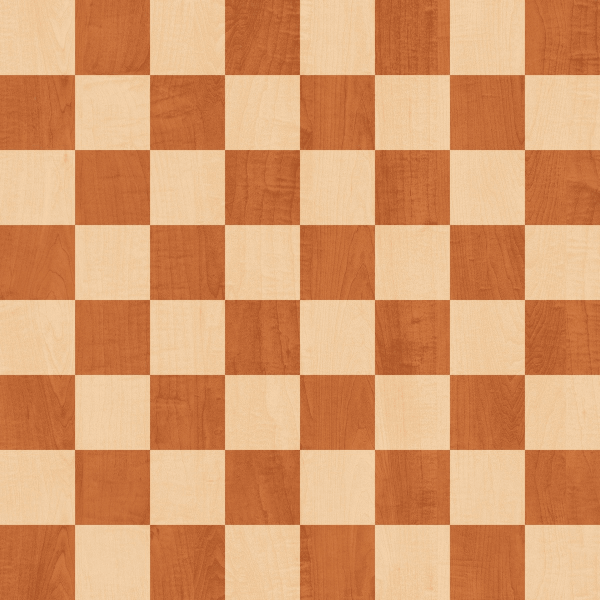
#> input picture assets/boards/bases.png, 1200 x 1200 px (shown at 1/2 size)
$ python -i augmentations.py   (imports and definitions only)
#> lines starting #> are read from the running program, lines starting #| are printed output that depends on the picture
import cv2
import numpy as np
import random
from PIL import Image, ImageDraw, ImageFont

# [90 lines left out: function draw_coordinates, not called in this run]

def cv2_to_pil(img):
    return Image.fromarray(cv2.cvtColor(img, cv2.COLOR_BGR2RGB))

def pil_to_cv2(img):
    return cv2.cvtColor(np.array(img), cv2.COLOR_RGB2BGR)

# [292 lines left out: functions add_perspective, _is_knight_move, _draw_straight_arrow, _draw_l_shaped_arrow, draw_arrow, add_cursor, not called in this run]

def place_on_background(img_pil, background_image=None):
    """
    Place the board on a larger background, potentially scaling it down.
    Mimics seeing the board in a full browser window or desktop.
    background_image: Optional PIL Image to use as background.
    """
    board_img = np.array(img_pil)
    h, w = board_img.shape[:2]
#> h = 1200; w = 1200

    # Random scaling
    scale = random.uniform(0.5, 1.0)
    new_w = int(w * scale)
#> new_w = 1106
    new_h = int(h * scale)
#> new_h = 1106

    if scale < 1.0:
        board_img = cv2.resize(board_img, (new_w, new_h), interpolation=cv2.INTER_AREA)

    # Target size (same as input to preserve dimensions)
    bg_h, bg_w = h, w
#> bg_h = 1200; bg_w = 1200

    # Create background
    if background_image:
        # Use provided natural image
        bg_pil = background_image
        # If background is too small, resize it
        if bg_pil.width < bg_w or bg_pil.height < bg_h:
             bg_pil = bg_pil.resize((max(bg_w, bg_pil.width), max(bg_h, bg_pil.height)))

        # Random crop from background
        max_crop_x = bg_pil.width - bg_w
        max_crop_y = bg_pil.height - bg_h

        crop_x = random.randint(0, max(0, max_crop_x))
        crop_y = random.randint(0, max(0, max_crop_y))

        bg_crop = bg_pil.crop((crop_x, crop_y, crop_x + bg_w, crop_y + bg_h))
        background = np.array(bg_crop)

        # Ensure it has 3 channels (remove alpha if present)
        if background.shape[-1] == 4:
            background = cv2.cvtColor(background, cv2.COLOR_RGBA2RGB)
        elif len(background.shape) == 2: # Gray
            background = cv2.cvtColor(background, cv2.COLOR_GRAY2RGB)

    else:
        # Synthetic noise background
        bg_color = [random.randint(0, 255) for _ in range(3)]
        background = np.full((bg_h, bg_w, 3), bg_color, dtype=np.uint8)

        # Maybe noise background
        if random.random() > 0.5:
            noise = np.random.randint(0, 255, (bg_h, bg_w, 3), dtype=np.uint8)
            cv2.addWeighted(background, 0.7, noise, 0.3, 0, background)
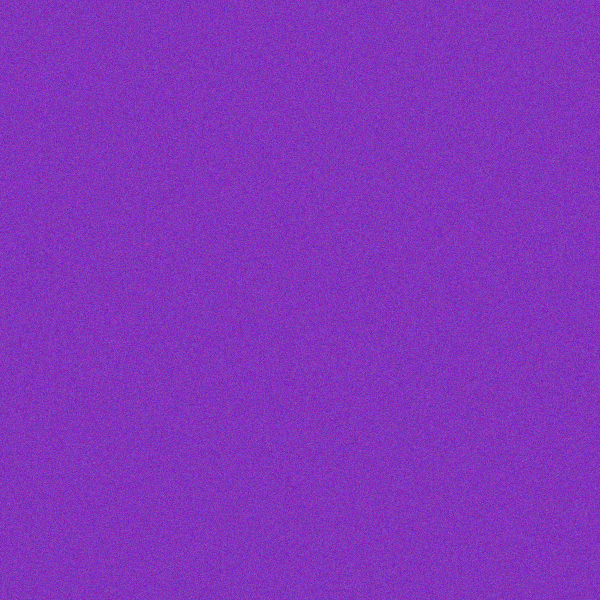
#> background: shape (1200, 1200, 3) (shown at 1/2 size); mean of channels 0, 1, 2 188.6, 52.1, 130.5; drawn as B, G, R
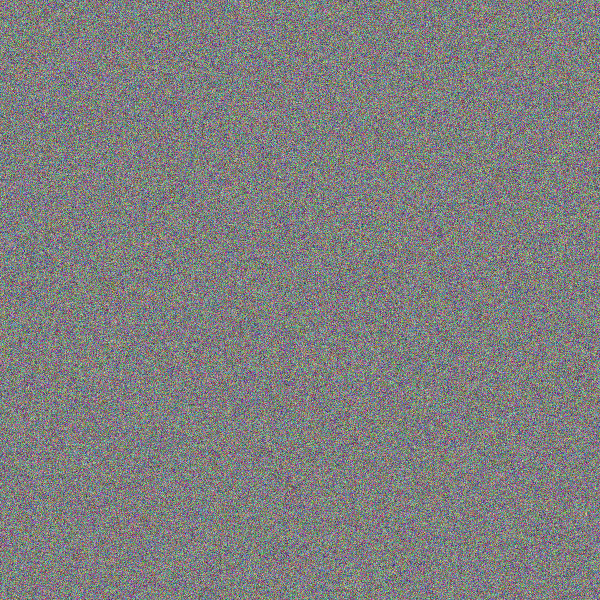
#> noise: shape (1200, 1200, 3) (shown at 1/2 size); mean of channels 0, 1, 2 127, 127.1, 127; drawn as B, G, R

    # Place board at random offset
    max_x = bg_w - new_w
#> max_x = 94
    max_y = bg_h - new_h
#> max_y = 94

    off_x = random.randint(0, max(0, max_x))
#> off_x = 62
    off_y = random.randint(0, max(0, max_y))
#> off_y = 51

    # Paste
    # Ensure background is writable and correct format
    # PIL/Numpy interaction is sometimes tricky with read-only buffers
    background = background.copy()

    # Handle alpha channel of board?
    # Usually board_img is RGB from pil_to_cv2 conversion unless we changed it.
    # augmentations.py uses pil_to_cv2 which usually returns BGR?
    # Wait, pil_to_cv2 implementation: return cv2.cvtColor(np.array(img), cv2.COLOR_RGB2BGR)
    # So `board_img` is BGR.
    # `background` from PIL is RGB (np.array(bg_crop)).
    # We need consistency.

    # Let's work in BGR for cv2 operations.
    if background_image:
        background = cv2.cvtColor(background, cv2.COLOR_RGB2BGR)
        # Convert board to BGR to match background
        board_img = cv2.cvtColor(board_img, cv2.COLOR_RGB2BGR)

    # Paste
    background[off_y:off_y+new_h, off_x:off_x+new_w] = board_img
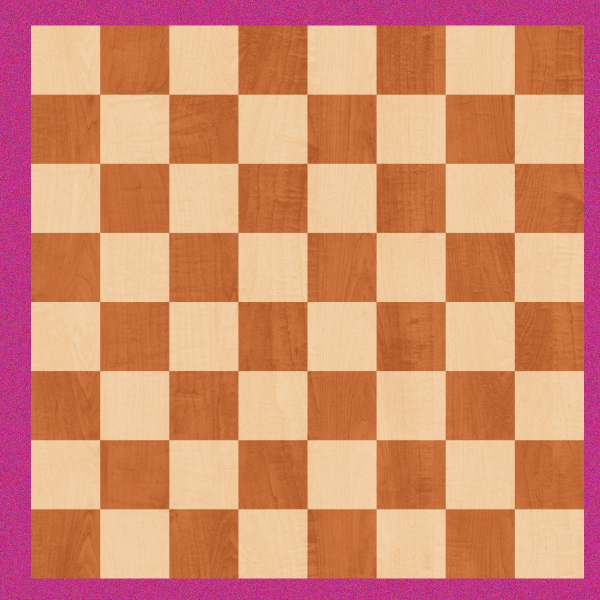
#> background: shape (1200, 1200, 3) (shown at 1/2 size); mean R, G, B 211.8, 138.9, 111.1

    return cv2_to_pil(background), (off_x, off_y, new_w, new_h)
#> in cv2_to_pil, `return Image.fromarray(cv2.cvtColor(img, cv2.COLOR_BGR2RGB))`:
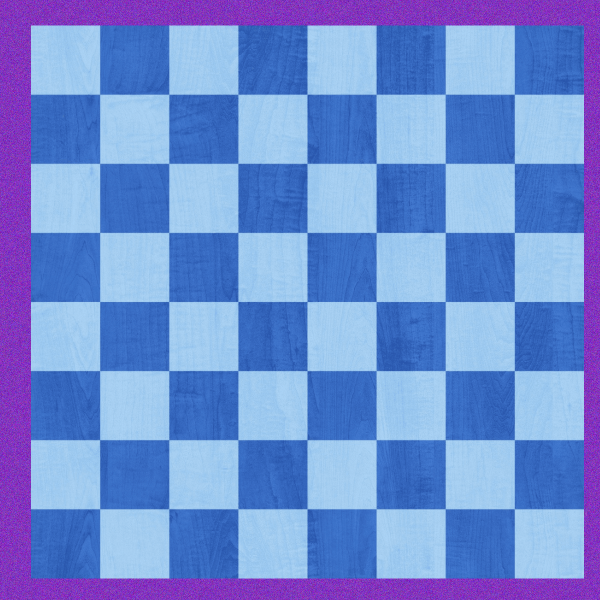
#> returned value: PIL image 1200x1200 RGB (shown at 1/2 size); mean R, G, B 111.1, 138.9, 211.8

# [55 lines left out: functions add_highlight, add_random_artifacts, not called in this run]

>>> import cv2
>>> picture = cv2.cvtColor(cv2.imread('assets/boards/bases.png'), cv2.COLOR_BGR2RGB)
>>> result = place_on_background(picture)
